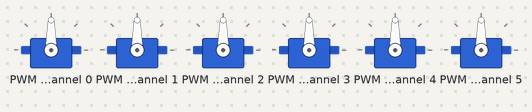
A program run on a simulated Raspberry Pi (BCM pin numbers). On the bench: 6 × servo. At 5.0 s the program stops and its outputs stay as they are.

Above: at 0.1 s.
At 2.1 s:
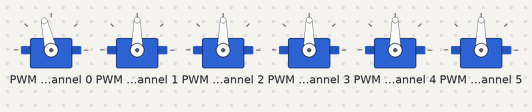
At 2.6 s:
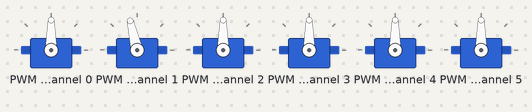
At 3.1 s:
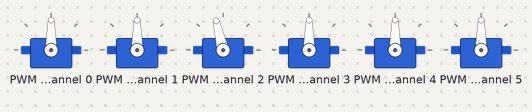
At 3.6 s:
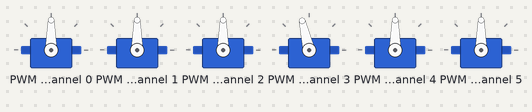
At 4.6 s:
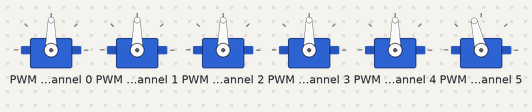
Timing chart, 0 to 6.5 s (numbered marks = the images above):
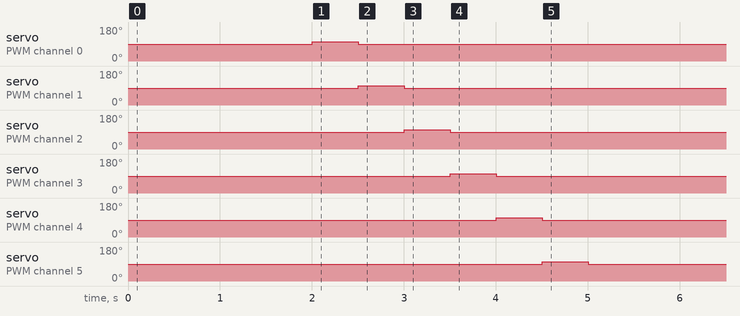

The program:

motor-test.py
```python
#  import adafruit_motor.servo
from adafruit_servokit import ServoKit
import time


class Motors:
    def __init__(self):
        self.kit = ServoKit(channels=16, reference_clock_speed=26541466)
        self.motor_velocities = [0, 0, 0, 0, 0, 0]
        self.speed_limit = 0.5
        # set the correct pulse range (1100 microseconds to 1900 microseconds)
        for i in range(6):
            self.kit.servo[i].set_pulse_width_range(1100, 1900)
        self.stop_all()
        time.sleep(2)

    def drive_motor(self, motor_num: int, velocity: float):
        # maps the velocity from -1..1 where -1 is full throttle reverse and
        # 1 is full throttle forward to an angle where 0 degrees is full
        # throttle reverse and 180 degrees is full throttle forward
        angle = int(velocity * 90) + 90
        self.kit.servo[motor_num].angle = angle

    # move the ROV left or right
    def calc_x_velocity(self, velocity: float):
        # positive velocity - ROV moves right
        # negative velocity - ROV moves left
        self.motor_velocities[0] -= velocity
        self.motor_velocities[1] += velocity
        self.motor_velocities[2] -= velocity
        self.motor_velocities[3] += velocity

    # move the ROV forward or backward
    def calc_y_velocity(self, velocity: float):
        # positive velocity - ROV moves forward
        # negative velocity - ROV moves backward
        self.motor_velocities[0] -= velocity
        self.motor_velocities[1] -= velocity
        self.motor_velocities[2] += velocity
        self.motor_velocities[3] += velocity

    # move the ROV up or down
    def calc_z_velocity(self, velocity: float):
        # positive velocity - ROV moves up
        # negative velocity - ROV moves down
        self.motor_velocities[4] += velocity
        self.motor_velocities[5] += velocity

    # turn the ROV left or right
    def calc_yaw_velocity(self, velocity: float):
        # positive velocity - ROV turns right
        # negative velocity - ROV turns left
        self.motor_velocities[0] -= velocity
        self.motor_velocities[1] += velocity
        self.motor_velocities[2] += velocity
        self.motor_velocities[3] -= velocity

    # make the ROV do a barrel roll
    def calc_roll_velocity(self, velocity: float):
        # positive velocity - ROV rolls to the right, maybe
        # negative velocity - ROV rolls to the left, maybe
        self.motor_velocities[4] -= velocity
        self.motor_velocities[5] += velocity

    def stop_all(self):
        for motor_num in range(6):
            self.drive_motor(motor_num, 0)

    def drive_motors(self, x_velocity=0, y_velocity=0, z_velocity=0,
                     yaw_velocity=0, roll_velocity=0):
        # reset all the velocities to 0
        for i in range(len(self.motor_velocities)):
            self.motor_velocities[i] = 0

        self.calc_x_velocity(x_velocity)
        self.calc_y_velocity(y_velocity)
        self.calc_z_velocity(z_velocity)
        self.calc_yaw_velocity(yaw_velocity)
        self.calc_roll_velocity(roll_velocity)

        for i in range(len(self.motor_velocities)):
            if self.motor_velocities[i] > self.speed_limit:
                self.motor_velocities[i] = self.speed_limit
            elif self.motor_velocities[i] < -self.speed_limit:
                self.motor_velocities[i] = -self.speed_limit

        for motor_num, velocity in enumerate(self.motor_velocities):
            self.drive_motor(motor_num, velocity)

    def test_motors(self):
        for motor_num in range(6):
            self.drive_motor(motor_num, 0.15)
            time.sleep(0.5)
            self.drive_motor(motor_num, 0)


def main():
    motors = Motors()
    motors.test_motors()
    #  motors.drive_motor(5, 0.5)
    #  motors.drive_motors(z_velocity=0.5)
    #  time.sleep(5)
    motors.drive_motors()


if __name__ == "__main__":
    main()
```

Measured:
- by itself, servo on PWM channel 0: 90° → 103° at 2.0 s, → 90° 0.50 s later
- by itself, servo on PWM channel 1: 90° → 103° at 2.5 s, → 90° 0.50 s later
- by itself, servo on PWM channel 2: 90° → 103° at 3.0 s, → 90° 0.50 s later
- by itself, servo on PWM channel 3: 90° → 103° at 3.5 s, → 90° 0.50 s later
- by itself, servo on PWM channel 4: 90° → 103° at 4.0 s, → 90° 0.50 s later
- by itself, servo on PWM channel 5: 90° → 103° at 4.5 s, → 90° 0.50 s later
